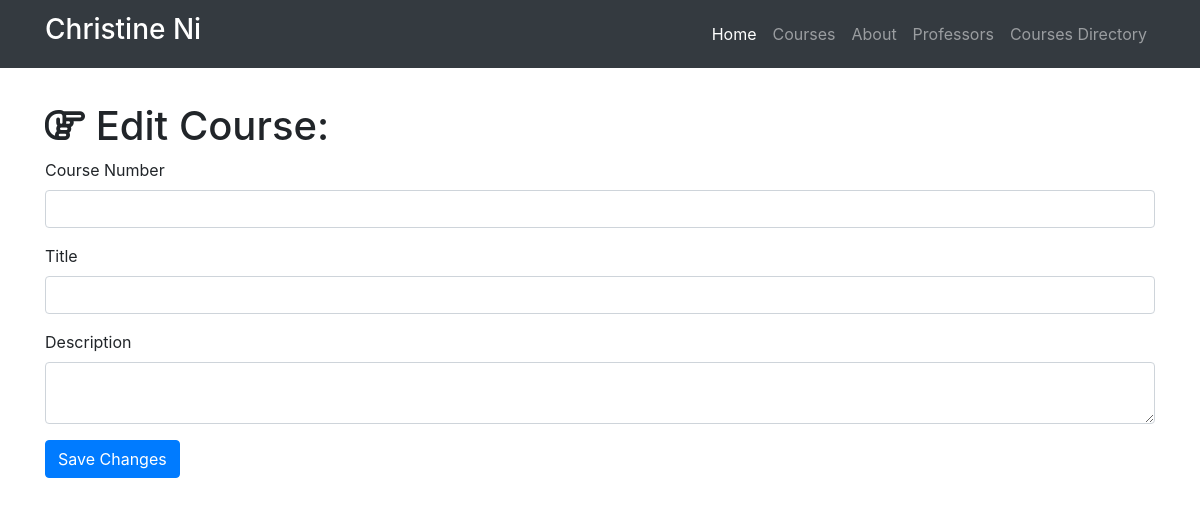
Before: /course-directory/edit/5 with the older database file.
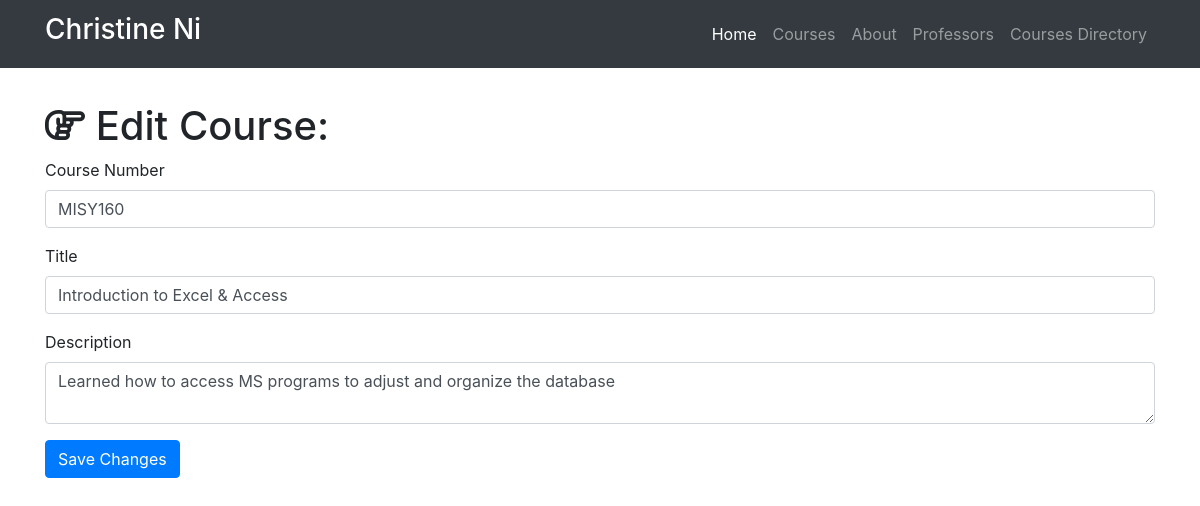
After: the same page with the newer database file.
### resume.py (models this page shows)
class Course(db.Model):
    __tablename__ = 'courses'
    id = db.Column(db.Integer, primary_key=True)
    course_number = db.Column(db.Integer)
    title = db.Column(db.String(256))
    description = db.Column(db.Text)
    professor_id = db.Column(db.Integer, db.ForeignKey('professors.id'))

### resume.py (the view, shortened to what this page needs)
@app.route('/course-directory/edit/<int:id>', methods=['GET', 'POST'])
def edit_course(id):
    course = Course.query.filter_by(id=id).first()
    if request.method == 'GET':
        return render_template('course-edit.html', course=course)

### templates/course-edit.html (shortened to what this page needs)
{% extends "base-structure.html" %}
{% block head%}
  {{super()}}
{% endblock %}
{% block page_content %}
<div class="container">
   <h1 class="mt-5"><i class="fa fa-hand-o-right" aria-hidden="true"></i> Edit Course:</h1>
  <form action="/course-directory/edit/{{course.id}}" method="post">
    <div class="form-group">
      <label>Course Number</label>
      <input class="form-control" type="text" name="course number" value="{{course.course_number}}" required="true">
    </div>
    <div class="form-group">
    <label>Title</label>
    <input class="form-control" type="text" name="title" value="{{course.title}}" required="true">
  </div>
    <div class="form-group">
      <label>Description</label>
      <textarea class="form-control" name="description" required="true">{{course.description}}</textarea>
    </div>
    <button type="submit" class="btn btn-primary">Save Changes</button>
  </form>
 </div>
{% endblock %}

Changed rows visible on the page:
added Course: course_number "MISY160", title "Introduction to Excel & Access", description "Learned how to access MS programs to adjust and organize the database"
